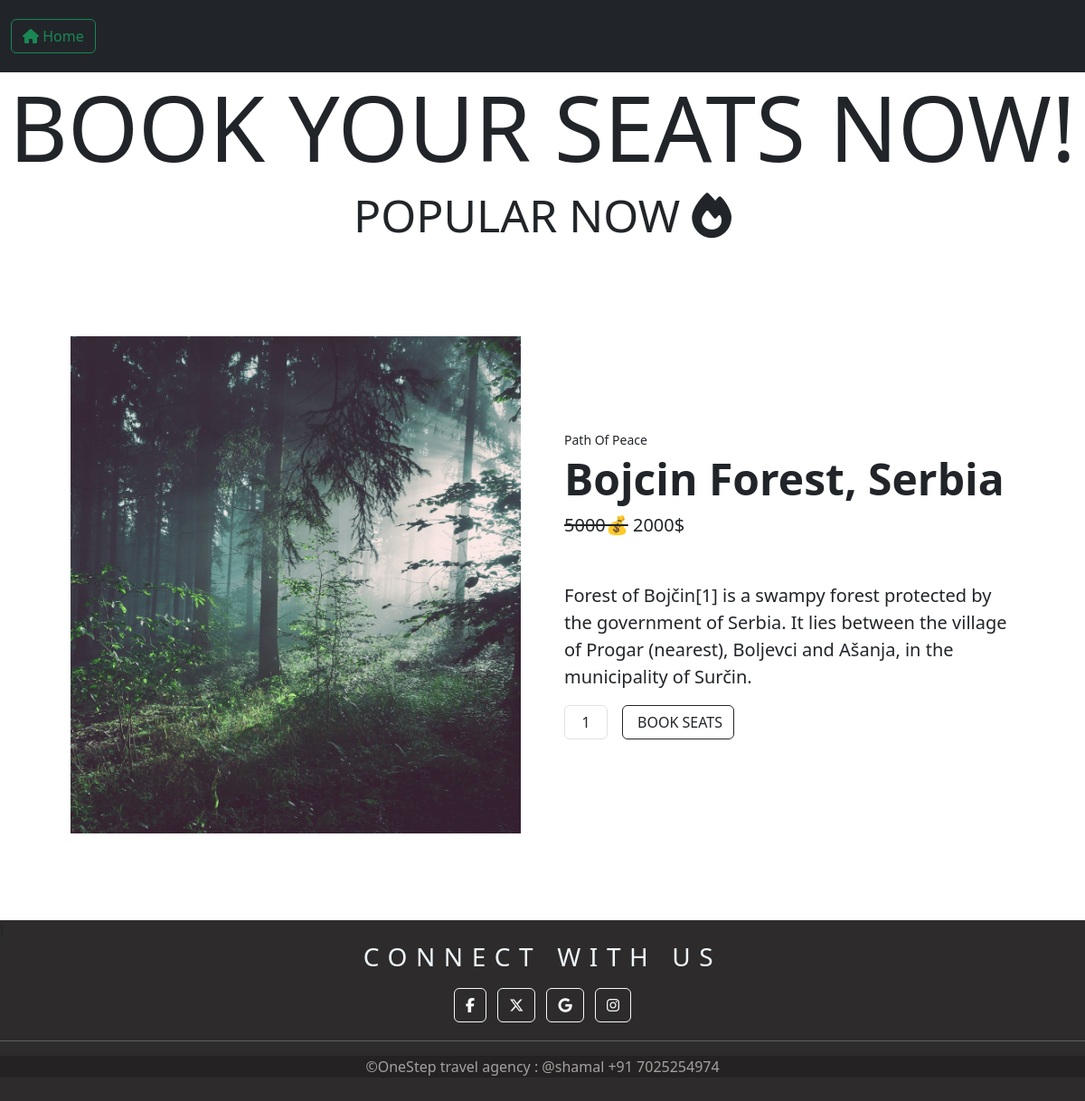
The app's page /customer/popular/3/ with its own data.
### account/models.py (models this page shows)
class Popular(models.Model):
    card_title = models.CharField(max_length=150)
    card_description = models.CharField(max_length=500)
    description = models.CharField(max_length=500)
    images = models.ImageField(upload_to='popular_image')
    price = models.IntegerField()
    options ={
        ('popular','popular'),
    }
    category = models.CharField(max_length=100,choices=options)

### customer/views.py (the view)
# urls.py: path('popular/<int:pk>/', DetailedView.as_view(), name='popular_detail'),
class DetailedView(DetailView):
    model = Popular
    queryset = Popular.objects.all()
    pk_url_kwarg="pk"
    template_name = 'detail.html'
    context_object_name = 'popular'

### customer/templates/detail.html (shortened to what this page needs)
<!doctype html>
<html lang="en">
    <head>
        {% load static %}
        <link
            href="https://cdn.jsdelivr.net/npm/bootstrap@5.3.2/dist/css/bootstrap.min.css"
            rel="stylesheet"
        />
        <link rel="stylesheet" href="https://cdnjs.cloudflare.com/ajax/libs/font-awesome/6.6.0/css/all.min.css">
    </head>
    <body>
        <nav style="height: 80px;" class="navbar navbar-light bg-dark">
            <form class="container-fluid justify-content-start">
              <a href="{% url 'home' %}" class="btn btn-outline-success me-2" type="button"><i class="fa-solid fa-house"></i> Home</a>
            </form>
          </nav>
          <h1 style="text-align: center; font-size: 100px;">BOOK YOUR SEATS NOW!</h1>
          <h1 style="text-align: center; font-size: 50px;">POPULAR NOW <i class="fa-solid fa-fire"></i></h1>
          <section class="py-5">
            <div class="container px-4 px-lg-5 my-5">
                <div class="row gx-4 gx-lg-5 align-items-center">
                    <div class="col-md-6"><img class="card-img-top mb-5 mb-md-0" src="{{ popular.images.url }}" alt="..." /></div>
                    <div class="col-md-6">
                        <div class="small mb-1">{{popular.card_title}}</div>
                        <h1 class="display-5 fw-bolder">{{ popular.card_description }}</h1>
                        <div class="fs-5 mb-5">
                            <span class="text-decoration-line-through">5000💰</span>
                            <span>{{ popular.price }}$</span>
                        </div>
                        <p class="lead">{{ popular.description }}</p>
                        <div class="d-flex">
                            <input class="form-control text-center me-3" id="inputQuantity" type="num" value="1" style="max-width: 3rem" />
                            <button class="btn btn-outline-dark flex-shrink-0" type="button">
                                BOOK SEATS
                            </button>
                        </div>
                    </div>
                </div>
            </div>
        </section>
 <div style="height: 25vh;width: 100%; background-color: rgb(45, 43, 43);">
    {% include 'footer.html' %}
   </div>
    </body>
</html>

### records on screen
Popular: images (picture), card_title "Path Of Peace", card_description "Bojcin Forest, Serbia", price "2000", description "Forest of Bojčin[1] is a swampy forest protected by the government of Serbia. It lies between the village of Progar (nearest), Boljevci and Ašanja, in the municipality of Surčin."
